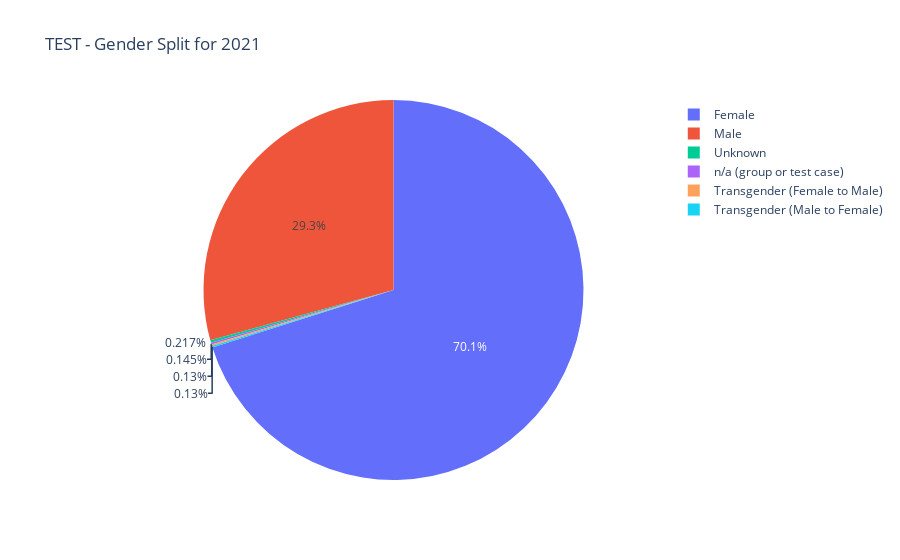

The code cell stored with this chart in its notebook:
### Code cell
# Group by Gender
test_gender_counts = df_filtered.groupby('Gender')['ID#'].count().reset_index(name='Count')

# Generate pie chart
fig = px.pie(test_gender_counts, values='Count', names='Gender', title='TEST - Gender Split for 2021')
fig.show()

### Figure 1 — Plotly figure (JSON) as saved in the notebook; plotly's stock layout.template omitted (floating-point values rounded to 4 significant figures)
{"data": [{"domain": {"x": [0, 1], "y": [0, 1]}, "hovertemplate": "Gender=%{label}<br>Count=%{value}<extra></extra>", "labels": ["Female", "Male", "Transgender (Female to Male)", "Transgender (Male to Female)", "Unknown", "n/a (group or test case)"], "legendgroup": "", "name": "", "showlegend": true, "type": "pie", "values": [4844, 2022, 9, 9, 15, 10]}], "layout": {"legend": {"tracegroupgap": 0}, "title": {"text": "TEST - Gender Split for 2021"}}}
